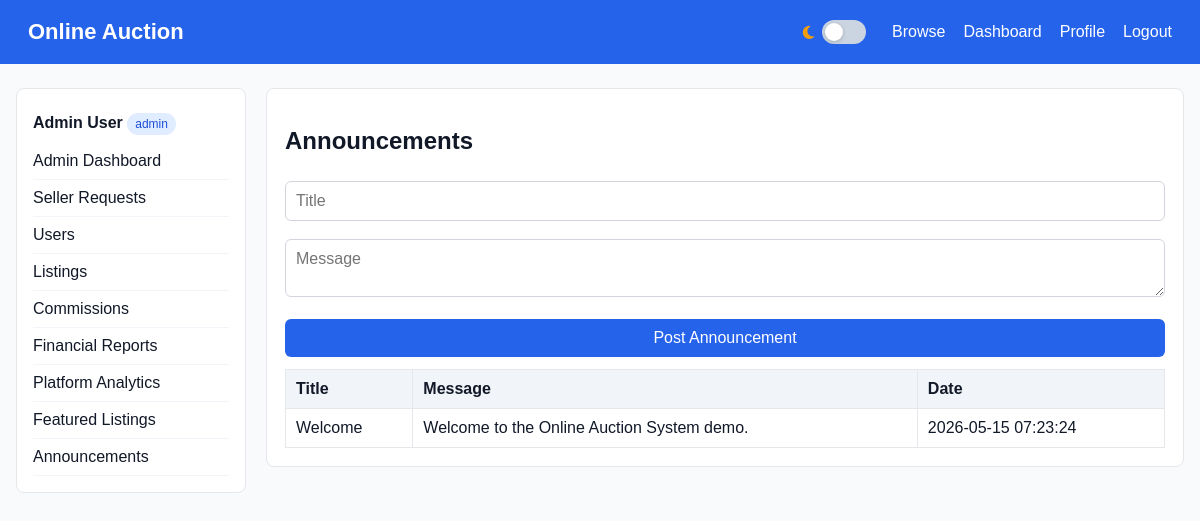
/index.php?page=announcements (signed in), run on the app's committed database.
### tables this page shows
CREATE TABLE announcements (
    id INT AUTO_INCREMENT PRIMARY KEY,
    title VARCHAR(150) NOT NULL,
    message TEXT NOT NULL,
    posted_by INT NOT NULL,
    created_at TIMESTAMP DEFAULT CURRENT_TIMESTAMP,
    FOREIGN KEY (posted_by) REFERENCES users(id)
);

### app/models/functions.php (called while the page is built, shortened)
<?php
function db_rows(mysqli $conn, string $sql, string $types = '', array $params = []): array {
    $stmt = mysqli_prepare($conn, $sql);
    mysqli_stmt_execute($stmt);
    $result = mysqli_stmt_get_result($stmt);
    return $result ? mysqli_fetch_all($result, MYSQLI_ASSOC) : [];
}
function render_view(string $view, array $data = []): void {
    extract($data);
    $viewFile = __DIR__ . '/../views/' . $view . '.php';
    require __DIR__ . '/../views/layouts/header.php';
    require $viewFile;
    require __DIR__ . '/../views/layouts/footer.php';
}
function admin_announcements(mysqli $conn): array { return db_rows($conn, 'SELECT * FROM announcements ORDER BY created_at DESC'); }
?>

### app/controllers/functions.php (called while the page is built, shortened)
<?php
require_once __DIR__ . '/../models/functions.php';
function admin_announcements_page(mysqli $conn): void { require_role('admin'); if ($_SERVER['REQUEST_METHOD'] === 'POST') admin_announcement_add($conn, trim($_POST['title']), trim($_POST['message']), current_user_id()); $rows = admin_announcements($conn); render_view('admin/announcements', compact('rows')); }
?>

### config/helpers.php (called while the page is built, shortened)
<?php
function e($value) {
    return htmlspecialchars((string)$value, ENT_QUOTES, 'UTF-8');
}
?>

### app/views/admin/announcements.php (the view)
<div class="card"><h1>Announcements</h1><form method="post"><input name="title" placeholder="Title"><textarea name="message" placeholder="Message"></textarea><button>Post Announcement</button></form><table><tr><th>Title</th><th>Message</th><th>Date</th></tr><?php foreach($rows as $r): ?><tr><td><?= e($r['title']) ?></td><td><?= e($r['message']) ?></td><td><?= e($r['created_at']) ?></td></tr><?php endforeach; ?></table></div>

### assets/css/style.css (style rules this page uses)
* { box-sizing:border-box }
body { margin:0;font-family:Arial,Helvetica,sans-serif;background:#f8fafc;color:#111827 }
.card { background:#fff;border:1px solid #e5e7eb;border-radius:8px;padding:18px;margin-bottom:18px }
input,select,textarea,button { width:100%;padding:10px;border:1px solid #d1d5db;border-radius:6px;margin:6px 0 12px;font:inherit }
button,.btn { background:#2563eb;color:#fff;border:0;text-decoration:none;display:inline-block;text-align:center;cursor:pointer }
table { width:100%;border-collapse:collapse;background:#fff }
th,td { padding:10px;border:1px solid #e5e7eb;text-align:left }
th { background:#f1f5f9 }

### data on the page
announcements: title "Welcome", message "Welcome to the Online Auction System demo.", created_at "2026-05-15 07:23:24"

### other printed values
$_SESSION['user_name'] "Admin User"
current_role() "admin"
$label "Admin Dashboard Seller Requests Users Listings Commissions Financial Reports Platform Analytics Featured Listings Announcements"
